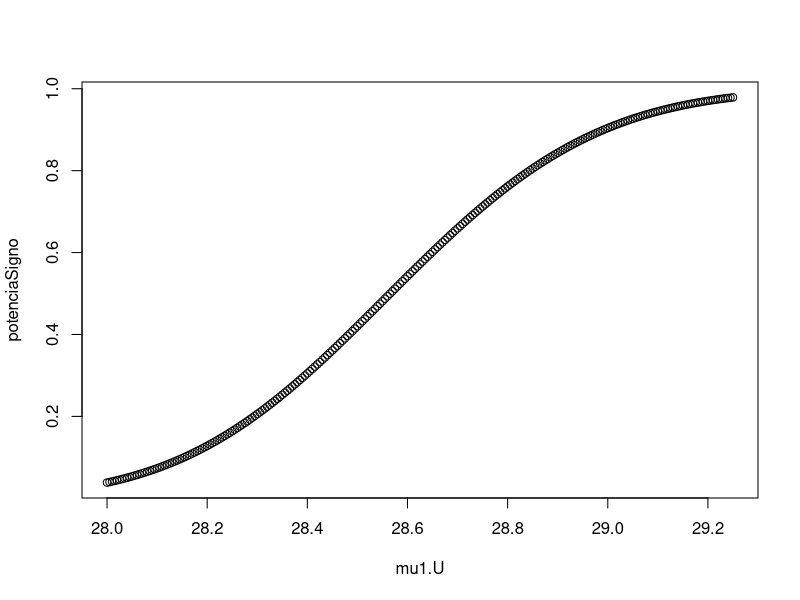
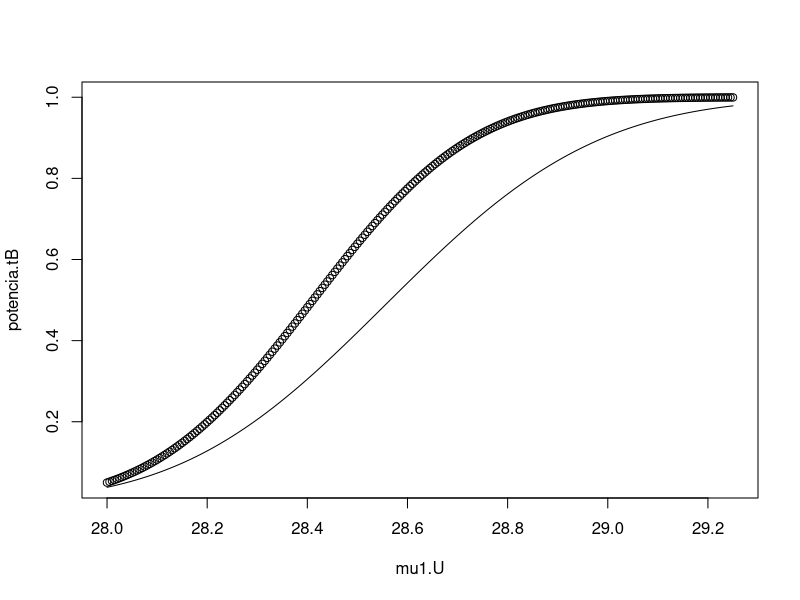

The R script that drew these images, in order:
# MNP- clase 7 feb - Prueba-signo
#prueba-signo para hipotesis a una cola
#Rechazar H0 si S=suma de signos + en la diferencia es mayor

mu0=28
sigma=1
n=16
l=5*sigma/sqrt(n) 
# Longitud grande (5 desviaciones estandar)
mu1.U = seq(from= mu0, to= mu0+l, by= 0.005) ; mu1.U
z=(mu0-mu1.U)/sigma ;z
theta1=1-pnorm(z) ;theta1
potenciaSigno=1-pbinom(11, 16, theta1, lower.tail = TRUE) # Equivalente a p(s=>12|theta1)
plot(mu1.U, potenciaSigno)

#Comparacion con la prueba t
alpha=0.05
z.alpha= qnorm(alpha, lower.tail = FALSE) ; z.alpha 
c1=mu0+z.alpha*sigma/sqrt(n) ; c1 # Limite para rechazar H0
zt=(c1-mu1.U)/sigma*sqrt(n) ;zt
potencia.tB=1-pnorm(zt) ; potencia.tB

plot(mu1.U, potencia.tB)
lines(mu1.U, potenciaSigno)
rm(list=ls())
